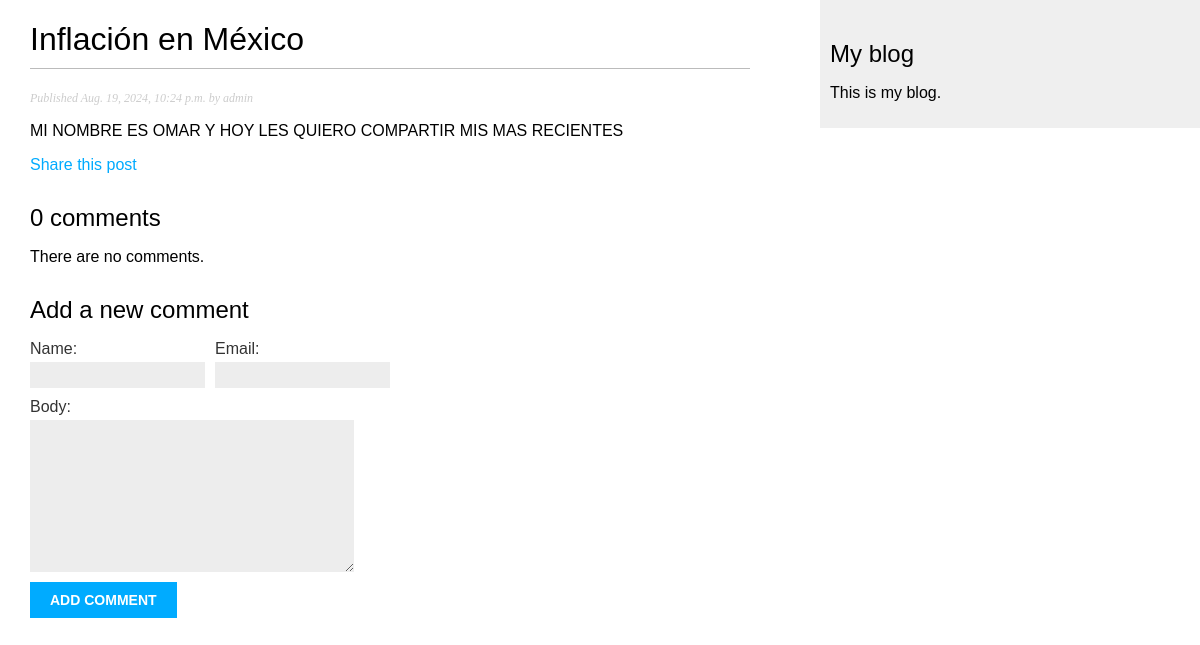
The page /blog/2024/8/19/inflacion-en-mexico/ on the database its author committed.
### blog/models.py (models this page shows, shortened)
class Post(models.Model):
    tags = TaggableManager()
    class Status(models.TextChoices):
        DRAFT = 'DF', 'Draft'
        PUBLISHED = 'PB', 'Published'
    title = models.CharField(max_length=250)
    slug = models.SlugField(
        max_length=250,
        unique_for_date='publish'
    )
    author = models.ForeignKey(
        settings.AUTH_USER_MODEL,
        on_delete=models.CASCADE,
        related_name='blog_posts'
    )
    body = models.TextField()
    publish = models.DateTimeField(default=timezone.now)
    created = models.DateTimeField(auto_now_add=True)
    updated = models.DateTimeField(auto_now=True)
    status = models.CharField(
        max_length=2,
        choices=Status,
        default=Status.DRAFT
    )
    objects = models.Manager()  # The default manager.
    published = PublishedManager()  # Our custom manager.
    class Meta:
        ordering = ['-publish']
        indexes = [
            models.Index(fields=['-publish']),
        ]

### blog/views.py (the view)
def post_detail(request, year, month, day, post):
    post = get_object_or_404(
        Post,
        status=Post.Status.PUBLISHED,
        slug=post,
        publish__year=year,
        publish__month=month,
        publish__day=day,
    )
    comments = post.comments.filter(active=True)
    form = CommentForm()
    return render(request, 'blog/post/detail.html',
     {
        'post': post,
        'comments': comments,
        'form':form
    }
    )

### blog/forms.py
class CommentForm(forms.ModelForm):
    class Meta:
        model = Comment
        fields = ['name','email','body']

### blog/templates/blog/post/detail.html (shortened to what this page needs)
{% extends "blog/base.html" %}
{% block content %}
  <h1>{{ post.title }}</h1>
  <p class="date">
    Published {{ post.publish }} by {{ post.author }}
  </p>
  {{ post.body|linebreaks }}
  <p>
    <a href="{% url "blog:post_share" post.id %}">
      Share this post
    </a>
  </p>
  {% with comments.count as total_comments %}
  <h2>
    {{ total_comments}} comment{{ total_comments|pluralize }}
  </h2>
  {% endwith %}
  {% for comment in comments %}
     <div class="comment">
      <p class="info">
        Comment {{ forloop.counter}} by {{ comment.name}}
        {{  comment.created}}
      </p>
      {{ comment.body|linebreaks }}
     </div>
  {% empty %}
        <p> There are no comments.</p>
  {% endfor %}
  {% include "blog/post/includes/comment_form.html"%}
{% endblock %}

### blog/static/css/blog.css (style rules this page uses)
body { margin:0; padding:0; font-family:helvetica, sans-serif; }
a { color:#00abff; text-decoration:none; }
h1 { font-weight:normal; border-bottom:1px solid #bbb; padding:0 0 10px 0; }
h2 { font-weight:normal; margin:30px 0 0; }
p.date { color:#ccc; font-family: georgia, serif; font-size: 12px; font-style: italic; }
label { float:left; clear:both; color:#333; margin-bottom:4px; }
input, textarea { clear:both; float:left; margin:0 0 10px; background:#ededed; border:0; padding:6px 10px; font-size:12px; }

### rows shown on the page
Post: title "Inflación en México", publish "Aug. 19, 2024, 10:24 p.m.", author "admin", body "MI NOMBRE ES OMAR Y HOY LES QUIERO COMPARTIR MIS MAS RECIENTES"

### other values the page prints
{{ total_comments }} "0"
